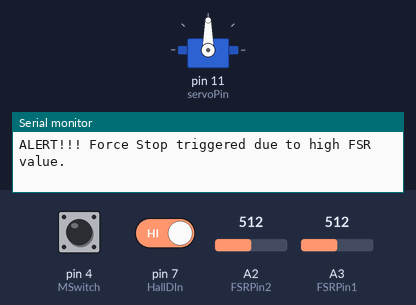
Recording of a sketch running on a simulated Arduino Uno, built with avr-gcc and run on an emulated ATmega328P. Parts: servo, the last lines printed to the serial monitor. The test bench sets the inputs (shaded band); at power-on: pin 4 (MSwitch) HIGH, pin 7 (HallDIn) HIGH, A3 (FSRPin1) = 512, A2 (FSRPin2) = 512.

Above: at 1.7 s.
1.8 s: pin 4 (MSwitch) pulled LOW for 3 s
At 10.5 s:
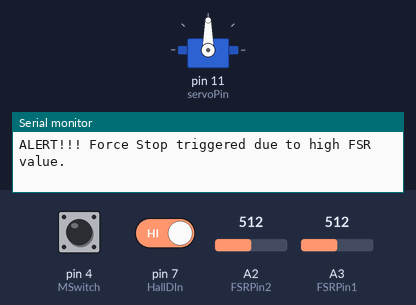
11.1 s: pin 7 (HallDIn) driven LOW
19.0 s: A3 (FSRPin1) set to 0
At 23.1 s:
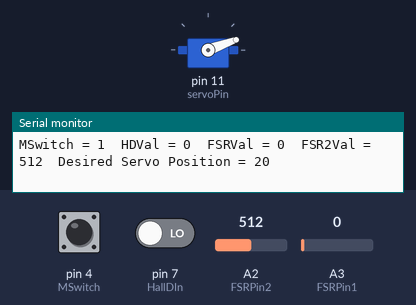
26.9 s: A2 (FSRPin2) set to 936
34.8 s: A2 (FSRPin2) set to 961
At 35.2 s:
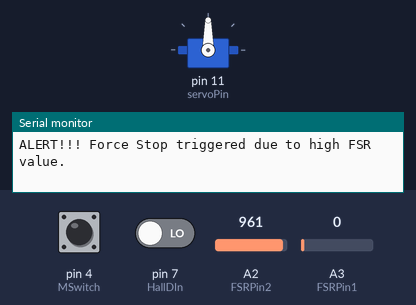
42.4 s: pin 7 (HallDIn) driven HIGH
At 45.0 s:
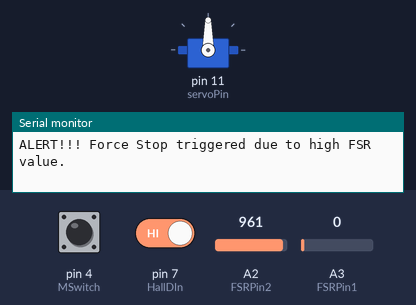
Timing chart, 0 to 46.5 s (numbered marks = the images above; inputs shaded):
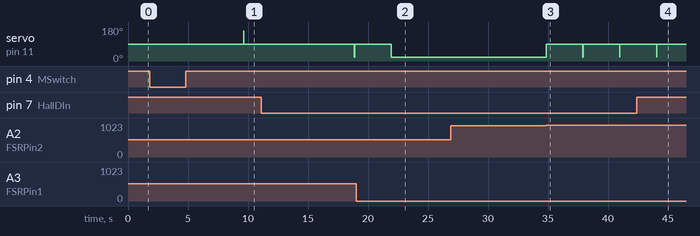

Measured:
- the behaviour switches between 950 and 951 on A2 (FSRPin2) (found by bisection; images 2 and 3)
- after the input at 1.8 s, servo on pin 11 (servoPin): 90° → 160° after 7.8 s, → 90° 0.02 s later
- after the input at 11.1 s, servo on pin 11 (servoPin): 90° → 20° after 7.8 s, → 90° 0.02 s later
- after the input at 19.0 s, servo on pin 11 (servoPin): goes on until 21.9 s, then stays 20°
- after the input at 34.8 s, servo on pin 11 (servoPin): 20° → 90° after 0.05 s
- after the input at 42.4 s, servo on pin 11 (servoPin): goes on until 44.1 s, then stays 90°

The sketch:

caps_GDSS_fin_1120_02.ino
```cpp
#include <Servo.h>

// 서보 모터 설정
Servo myservo;
const int servoPin = 11;

// 센서 핀 설정
const int MSwitch = 4;
const int HallDIn = 7;
const int FSRPin1 = A3;
const int FSRPin2 = A2; // 두 번째 FSR 센서 핀

// 서보 모터 위치 상수
const int servoIDLE = 90;     // 모터 정지 위치
const int servoPull = 20;     // 모터 문 닫기 위치
const int servoRelease = 160; // 모터 케이블 풀기 위치

// 센서 임계값
const int FSRCrit = 120;
const int FSR2Crit = 950;

// 타이머 설정
const unsigned long duration = 1000;
const unsigned long Rduration = 4000; // 릴리스 대기 시간 조정

// 상태 변수
struct SystemState {
    bool MSVal;
    int HDVal;
    int FSRVal;
    int FSR2Val;          // 두 번째 FSR 값 변수
    bool GDCondition;
    bool Release;
    bool ReleaseComplete;
    int desiredServoPos;
    unsigned long startMillis;
    unsigned long RstartMillis;
} state;

void setup() {
    Serial.begin(9600);

    // 핀 모드 설정
    pinMode(HallDIn, INPUT);
    pinMode(MSwitch, INPUT_PULLUP);

    // 서보 모터 초기화
    myservo.attach(servoPin);
    state.desiredServoPos = servoIDLE;
    myservo.write(state.desiredServoPos);

    // 상태 초기화
    state.GDCondition = false;
    state.Release = false;
    state.ReleaseComplete = false;

    delay(500);
}

void updateSensors() {
    state.MSVal = digitalRead(MSwitch);
    state.HDVal = digitalRead(HallDIn);
    state.FSRVal = analogRead(FSRPin1);
    state.FSR2Val = analogRead(FSRPin2); // 두 번째 FSR 센서 값 업데이트
}

void moveServo() {
    if (state.desiredServoPos != myservo.read()) {
        myservo.write(state.desiredServoPos);
    }
}

// Force Stop 조건을 확인하고 처리하는 함수
void checkForceStop() {
    if (state.FSRVal > FSRCrit || state.FSR2Val > FSR2Crit) { // 두 FSR 중 하나라도 임계값 초과 시
        state.desiredServoPos = servoIDLE;  // 모터 정지
        moveServo();

        Serial.print("ALERT!!! Force Stop triggered due to high FSR value.\n");
        delay(3000);
        //state.Release = true;
        //state.ReleaseComplete = false;
        //state.RstartMillis = millis();
    }
}

void checkGhostDoorCondition() {
    if (state.HDVal == 0 && !state.GDCondition) {
        state.startMillis = millis();
        state.GDCondition = true;
    }

    if (state.GDCondition && millis() - state.startMillis >= duration) {
        state.desiredServoPos = servoPull;
    } else if (!state.GDCondition) {
        state.desiredServoPos = servoIDLE;
    }
    moveServo();
}

void checkStopCondition() {
    // 문이 닫히거나 HDVal이 1로 돌아온 경우
    if ((state.HDVal == 1 || state.MSVal == 0) && !(state.MSVal == 1 && state.HDVal == 1)) {
        state.desiredServoPos = servoIDLE;
        moveServo();
        state.GDCondition = false;

        // ReleaseComplete가 false인 경우에만 Release 동작 시작
        if (!state.ReleaseComplete) {
            state.Release = true;
            state.ReleaseComplete = false;
            state.RstartMillis = millis();
        }
    }

    // 초기 상태로 돌아갔을 때 Release 동작 초기화
    if (state.MSVal == 1 && state.HDVal == 1) {
        state.desiredServoPos = servoIDLE;
        state.GDCondition = false;
        state.Release = false;
        state.ReleaseComplete = false; // 문이 열릴 때 Release 초기화
        moveServo();
    }
}


void handleRelease() {
    if (state.Release && !state.ReleaseComplete) {
        unsigned long elapsedTime = millis() - state.RstartMillis;

        if (elapsedTime <= Rduration) {
            state.desiredServoPos = servoRelease;  // 릴리스 방향으로 모터 작동
        } else {
            state.desiredServoPos = servoIDLE;     // 릴리스 종료 후 모터 정지
            state.Release = false;                // 릴리스 상태 초기화
            state.ReleaseComplete = true;         // 완료 상태 기록
        }
        moveServo();
    }
}


void printDebugInfo() {
    Serial.print("MSwitch = ");
    Serial.print(state.MSVal);
    Serial.print("  HDVal = ");
    Serial.print(state.HDVal);
    Serial.print("  FSRVal = ");
    Serial.print(state.FSRVal);
    Serial.print("  FSR2Val = ");
    Serial.print(state.FSR2Val);
    Serial.print("  Desired Servo Position = ");
    Serial.println(state.desiredServoPos);
}

void loop() {
    updateSensors();

    checkForceStop();

   if (state.Release) {
        // Release 중이라면 다른 조건은 무시
        handleRelease();
    } else {
        checkGhostDoorCondition();
        checkStopCondition();
    }

    printDebugInfo();
}
```
